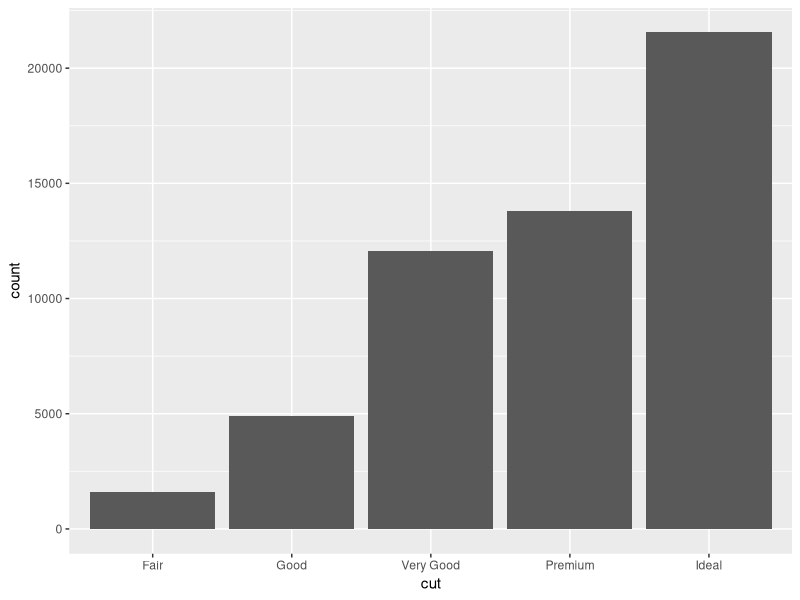
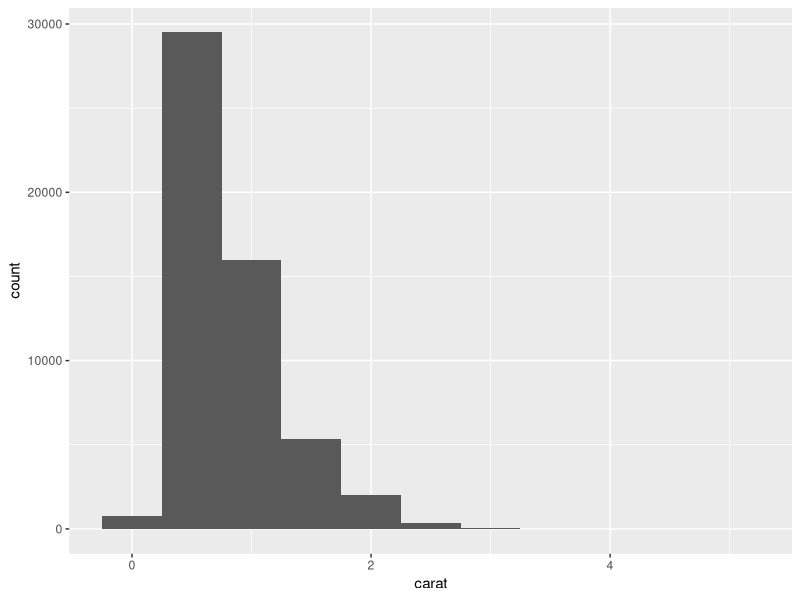
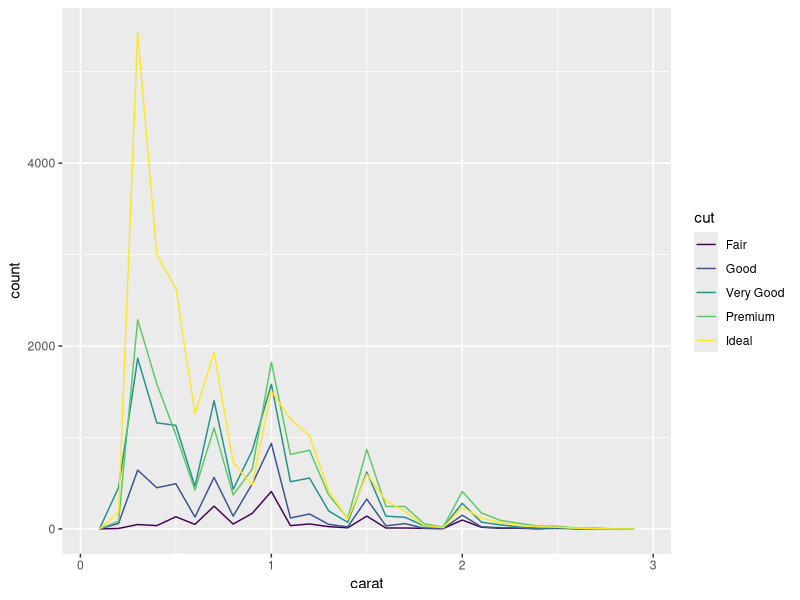
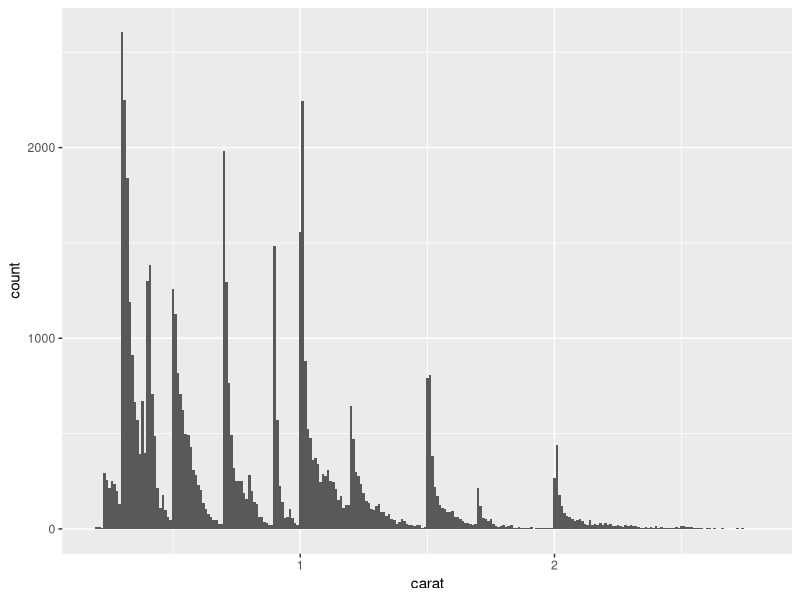
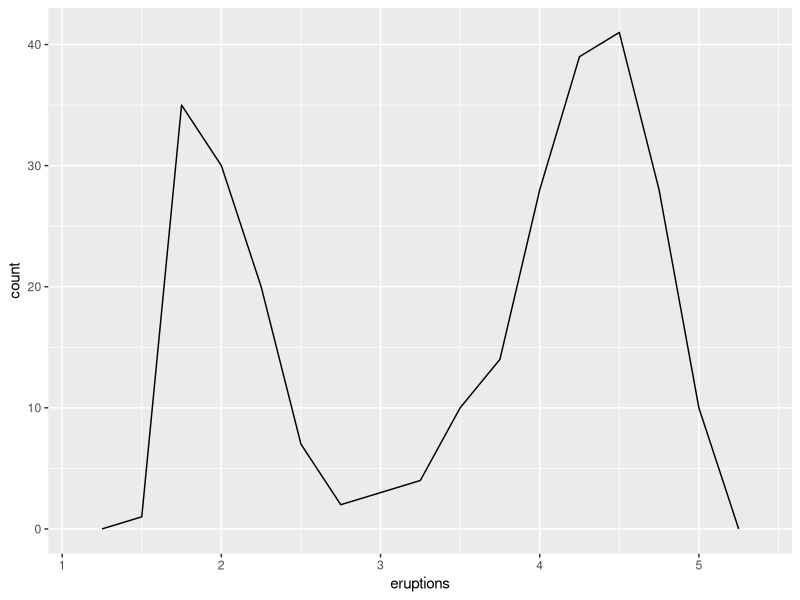
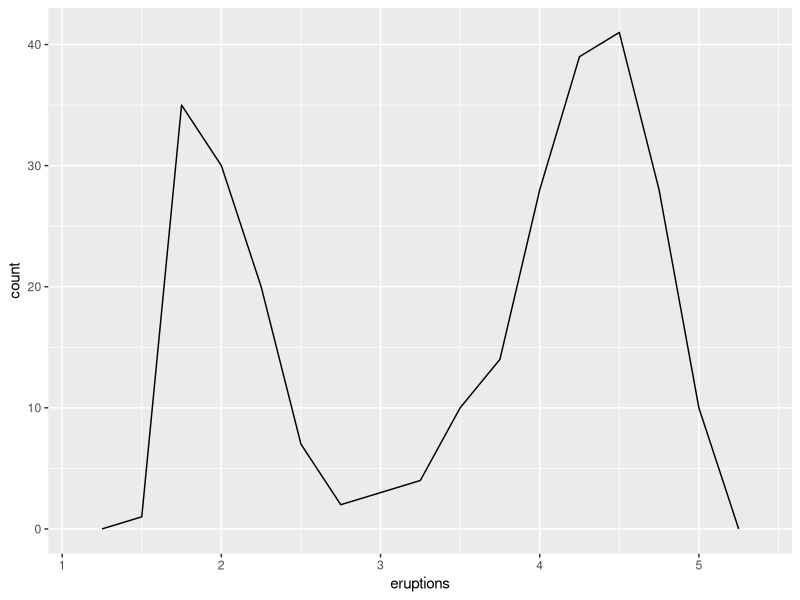
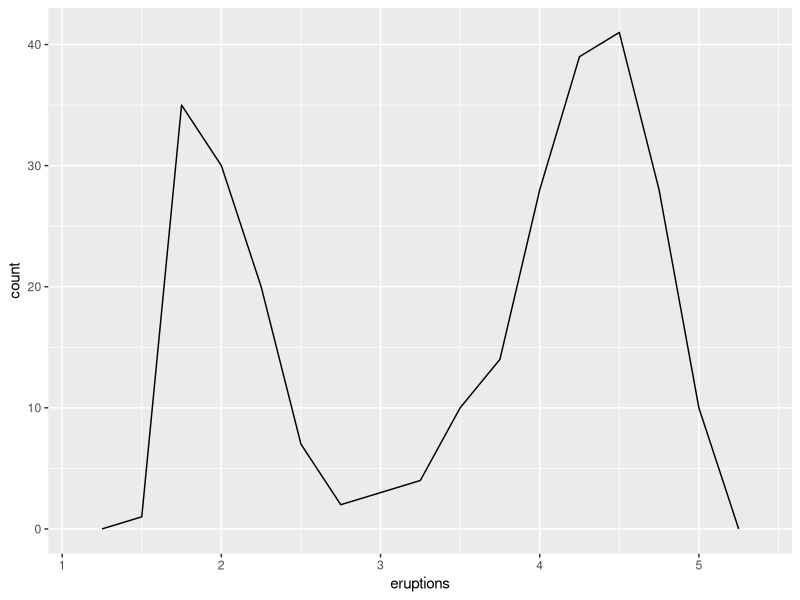

These figures' R source, in order:
## ---- chunk 1
#| label: 12-setup
#| include: false

library(tidyverse)
## ---- chunk 2
#| label: 12-variation-categorical

ggplot(data = diamonds) +
  aes(x = cut) +
  geom_bar()
## ---- chunk 3
#| label: 12-variation-continuous

ggplot(data = diamonds) +
  aes(x = carat) +
  geom_histogram(binwidth = 0.5)
## ---- chunk 4
#| label: 12-variation-freqpoly

smaller <- diamonds %>% 
  filter(carat < 3) 
ggplot(smaller) +
  aes(x = carat, colour = cut) +
  geom_freqpoly(binwidth = 0.1)
## ---- chunk 5
#| label: 12-var-questions1

ggplot(smaller, mapping = aes(x = carat)) +
  geom_histogram(binwidth = 0.01)
## ---- chunk 6
#| label: 12-replace-weird

diamonds2 <- diamonds %>% 
  mutate(y = ifelse(y < 3 | y > 20, NA, y))
## ---- chunk 7
#| label: 12-ggplot-simplified

ggplot(data = faithful, mapping = aes(x = eruptions)) + 
  geom_freqpoly(binwidth = 0.25)

ggplot(faithful, aes(eruptions)) + 
  geom_freqpoly(binwidth = 0.25)

# Or Jon's crazy way
ggplot(faithful) +
  aes(eruptions) +
  geom_freqpoly(binwidth = 0.25)
